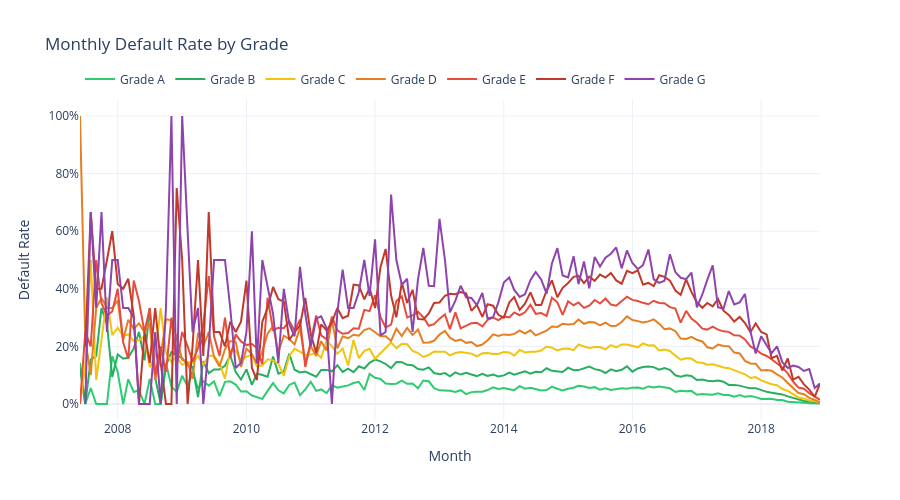

The notebook cell saved with this chart:
### Markdown cell above
- **Grade A** has the lowest default rate, **Grade G** the highest, as one would expect
- The left tail (clusters F, G) have fewer observations

Each grade defines a natural **cluster** of obligors with similar creditworthiness. I will use these clusters in building the copula.

### Code cell
# Monthly default rates by grade
# default rate defined as defaults / total loans only here, 
# to avoid default rate >100% for some months/grades with very few loans

df_filtered['month'] = pd.to_datetime(df_filtered['issue_d'], format='%b-%Y').dt.to_period('M')
ts_monthly = df_filtered.groupby(['grade', 'month']).agg(n=('is_default', 'size'), defaults=('is_default', 'sum')).reset_index()
ts_monthly = ts_monthly.assign(n_alive=lambda x: x['n'] - x['defaults'], pd_monthly=lambda x: x['defaults'] / x['n'], month_ts=lambda x: x['month'].dt.to_timestamp())

grades_local = sorted(df_filtered['grade'].unique())
fig_monthly = go.Figure()
[fig_monthly.add_trace(go.Scatter(x=ts_monthly[ts_monthly['grade']==g]['month_ts'], y=ts_monthly[ts_monthly['grade']==g]['pd_monthly'], mode='lines', name=f'Grade {g}', line=dict(width=2), marker_color=color)) for g, color in zip(grades_local, colors)]
fig_monthly.update_layout(title="Monthly Default Rate by Grade", xaxis_title="Month", yaxis_title="Default Rate", yaxis_tickformat=".0%", template="plotly_white", height=500, legend=dict(orientation='h', yanchor='bottom', y=1.02, xanchor='left', x=0), hovermode='x unified').show()

### Figure 1 — Plotly figure (JSON) as saved in the notebook; plotly's stock layout.template omitted (floating-point values rounded to 4 significant figures; data arrays with more than 128 entries replaced by an {"elided": "..."} marker saying what was removed)
{"data": [{"line": {"width": 2}, "marker": {"color": "#2ecc71"}, "mode": "lines", "name": "Grade A", "type": "scatter", "x": {"elided": "139 str values"}, "y": {"elided": "139 float values"}}, {"line": {"width": 2}, "marker": {"color": "#27ae60"}, "mode": "lines", "name": "Grade B", "type": "scatter", "x": {"elided": "139 str values"}, "y": {"elided": "139 float values"}}, {"line": {"width": 2}, "marker": {"color": "#f1c40f"}, "mode": "lines", "name": "Grade C", "type": "scatter", "x": {"elided": "139 str values"}, "y": {"elided": "139 float values"}}, {"line": {"width": 2}, "marker": {"color": "#e67e22"}, "mode": "lines", "name": "Grade D", "type": "scatter", "x": {"elided": "139 str values"}, "y": {"elided": "139 float values"}}, {"line": {"width": 2}, "marker": {"color": "#e74c3c"}, "mode": "lines", "name": "Grade E", "type": "scatter", "x": {"elided": "139 str values"}, "y": {"elided": "139 float values"}}, {"line": {"width": 2}, "marker": {"color": "#c0392b"}, "mode": "lines", "name": "Grade F", "type": "scatter", "x": {"elided": "138 str values"}, "y": {"elided": "138 float values"}}, {"line": {"width": 2}, "marker": {"color": "#8e44ad"}, "mode": "lines", "name": "Grade G", "type": "scatter", "x": {"elided": "137 str values"}, "y": {"elided": "137 float values"}}], "layout": {"height": 500, "hovermode": "x unified", "legend": {"orientation": "h", "x": 0, "xanchor": "left", "y": 1.02, "yanchor": "bottom"}, "title": {"text": "Monthly Default Rate by Grade"}, "xaxis": {"title": {"text": "Month"}}, "yaxis": {"tickformat": ".0%", "title": {"text": "Default Rate"}}}}
